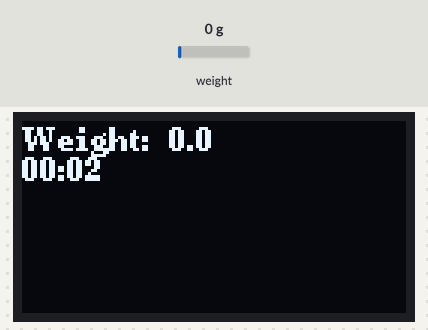
Simulated run of this program. Board: ESP32-C3. Shown: 128×64 one-colour display. The test bench sets the inputs (shaded band); at power-on: weight on the scale 0 g.

Above: at 2.3 s.
2.4 s: weight on the scale set to 100 g
At 3.8 s:
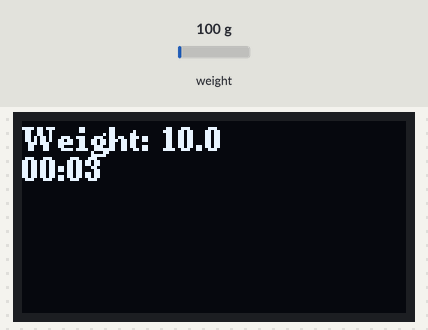
4.5 s: weight on the scale set to 1250 g
At 5.9 s:
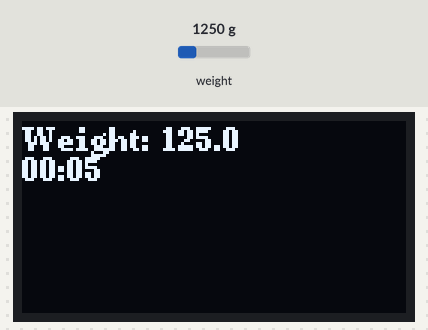
6.6 s: weight on the scale set to 2500 g
At 10.7 s:
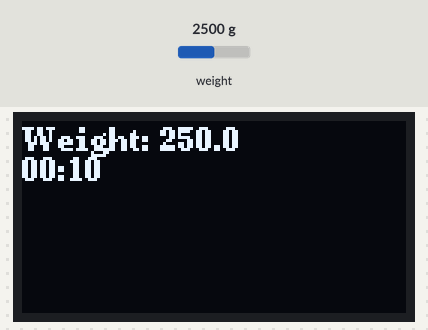
Timing chart, 0 to 12.2 s (numbered marks = the images above; inputs shaded):
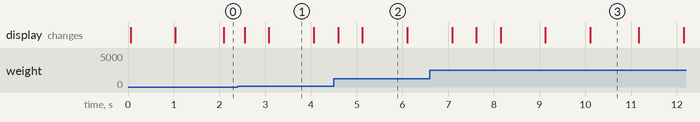

The program:

main.cpp
```cpp
#include <U8g2lib.h>
#include <string>
#include <stdio.h>

#include "CoffeeScale.h"
#include "Screen.h"
#include "CoffeeTimer.h"

// #include <Arduino.h>
// #include <Buzzer.h>
// #define BUZZER_PIN 2

// Buzzer::Melody_t myMelody{.nbNotes = 3,
//                               .duration = {400, 400, 800},
//                               .frequency = {D4_NOTE_FREQ, E4_NOTE_FREQ, G4_NOTE_FREQ}};
// Buzzer myBuzzer;
// TaskHandle_t beeperTaskHandle;

// void beeperTask(void *parameters)
// {
//   myBuzzer.init(BUZZER_PIN);
//   myBuzzer.setMelody(&myMelody);

//   for (;;)
//   {
//     if (myBuzzer.hasMelody())
//     {
//       Serial.println("I print while buzzer plays!");
//     }

//     myBuzzer.step();
//     vTaskDelay(1000 / portTICK_PERIOD_MS);
//   }
// }

CoffeeTimer coffeeTimer = CoffeeTimer(0);
TaskHandle_t timerTaskHandle;
void timerTask(void *pvParameters)
{
  coffeeTimer.start();
  for (;;)
  {
    vTaskDelay(1000 / portTICK_PERIOD_MS);
    coffeeTimer.tick();
  }
}

#define DOUT_PIN 0
#define SCK_PIN 8
CoffeeScale scale = CoffeeScale(DOUT_PIN, SCK_PIN);
TaskHandle_t weightTaskHandle;
void weightsTask(void *pvParameters)
{
  scale.start();

  for (;;)
  {
    scale.readWeight();
    vTaskDelay(500 / portTICK_PERIOD_MS);
  }
}

#define SCL_PIN 7
#define SDA_PIN 6
TaskHandle_t screenTaskHandle;
Screen screen = Screen(SCL_PIN, SDA_PIN);

void screenTask(void *pvParameters)
{
  screen.start();
  for (;;)
  {
    screen.draw(scale.getWeightLabel(), coffeeTimer.getLabel());
    vTaskDelay(50 / portTICK_PERIOD_MS);
  }
}

void setup(void)
{
  // Serial.begin(9600);
  Serial.begin(115200);

  // xTaskCreatePinnedToCore(beeperTask, "beeperTask", 2048, NULL, 1, &beeperTaskHandle, 0);
  xTaskCreatePinnedToCore(timerTask, "timerTask", 2048, NULL, 1, &timerTaskHandle, 0);
  xTaskCreatePinnedToCore(weightsTask, "weightsTask", 2048, NULL, 1, &weightTaskHandle, 0);
  xTaskCreatePinnedToCore(screenTask, "screenTask", 2048, NULL, 1, &screenTaskHandle, 0);
}

void loop(void) {}
```

CoffeeScale.h
```cpp
#include <string>
#include <stdio.h>

#include "HX711.h"


class CoffeeScale
{

private:
    int dout_pin;
    int sck_pin;
    HX711 scale;

    long weight = 0;

public:
    CoffeeScale(int DOUT_PIN, int SCK_PIN)
    {
        this->scale = HX711();
        this->dout_pin = DOUT_PIN;
        this->sck_pin = SCK_PIN;
    }

    void start()
    {
        scale.begin(this->dout_pin, this->sck_pin);

        const int LOADCELL_OFFSET = -316365;
        const float LOADCELL_DIVIDER = 102.6936;
        this->scale.set_scale(LOADCELL_DIVIDER);
        this->scale.set_offset(LOADCELL_OFFSET);
        this->scale.wait_ready_timeout(1000);
    }

    long readWeight()
    {
        this->weight = this->scale.get_units(5);
        return this->weight;
    }

    std::string getWeightLabel()
    {
        char weightFloatChars[10];
        float grams = static_cast<float>(this->weight) / 10.0f;
        dtostrf(grams, 4, 1, weightFloatChars);
        std::string _weightStr = weightFloatChars;
        return _weightStr;
    }
};
```

CoffeeTimer.h
```cpp
#include <iomanip>

class CoffeeTimer
{

private:
    bool started;
    int seconds;

public:
    CoffeeTimer(int initialSeconds = 0)
    {
        this->started = false;
        this->seconds = initialSeconds;
    }

    void start()
    {
        this->started = true;
    }

    void stop()
    {
        this->started = false;
    }

    void reset()
    {
        this->seconds = 0;
        this->started = false;
    }

    void tick()
    {
        if (this->started)
        {
            this->seconds++;
        }
    }

    std::string getLabel()
    {
        int minutes = this->seconds / 60;
        int seconds = this->seconds % 60;
        std::string minutesString = std::to_string(minutes);
        std::string secondsString = std::to_string(seconds);
        std::ostringstream weightLabelStream;
        weightLabelStream
            << std::setw(2) << std::setfill('0') << minutes
            << ":" << std::setw(2) << std::setfill('0') << seconds;
        return weightLabelStream.str();
    }
};
```

Screen.h
```cpp
#include <U8g2lib.h>
#include <string>
#include <stdio.h>


class Screen
{

private:
    U8G2_SSD1309_128X64_NONAME0_1_SW_I2C u8g2;

public:
    Screen(int SCL_PIN, int SDA_PIN) : u8g2(U8G2_R0, SCL_PIN, SDA_PIN)
    {

    }

    void start()
    {
        this->u8g2.begin();
        this->u8g2.setFont(u8g2_font_ncenB08_tr);
    }

    void draw(std::string weightLabel, std::string timerLabel)
    {
        this->u8g2.firstPage();
        do
        {
            std::string weightStr = "Weight: " + weightLabel;
            this->u8g2.drawStr(0, 10, weightStr.c_str());
            this->u8g2.drawStr(0, 20, timerLabel.c_str());
        } while (this->u8g2.nextPage());
    }
};
```

Measured:
- what the display in image 1 shows lasts 1.0 s, from 3.1 s to 4.1 s
